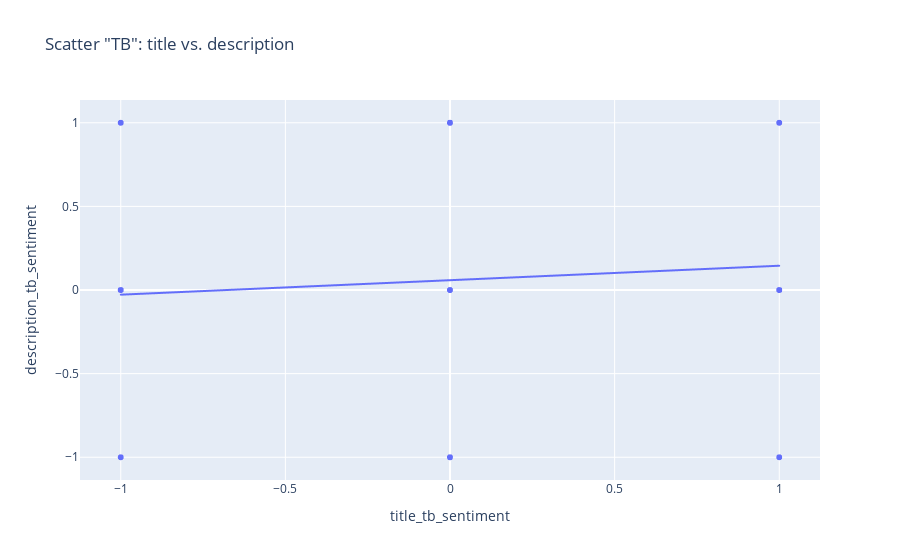
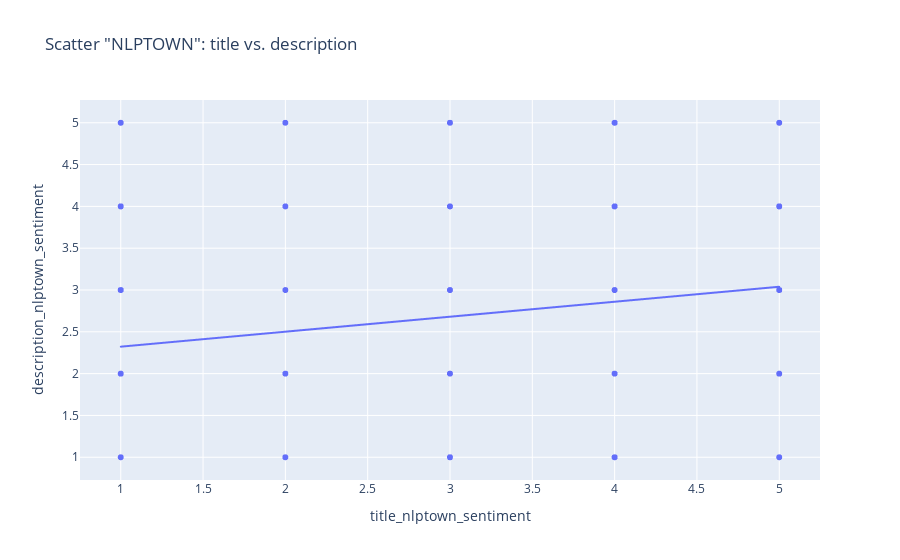
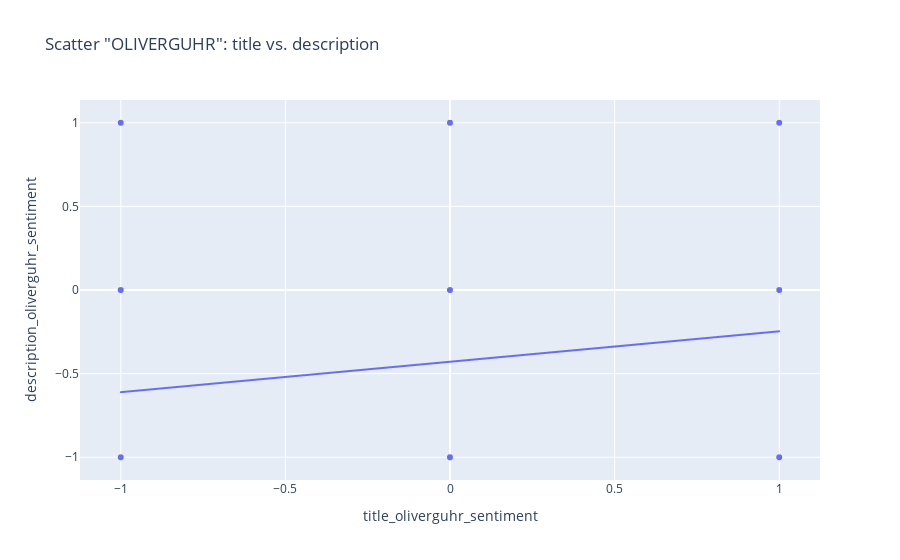
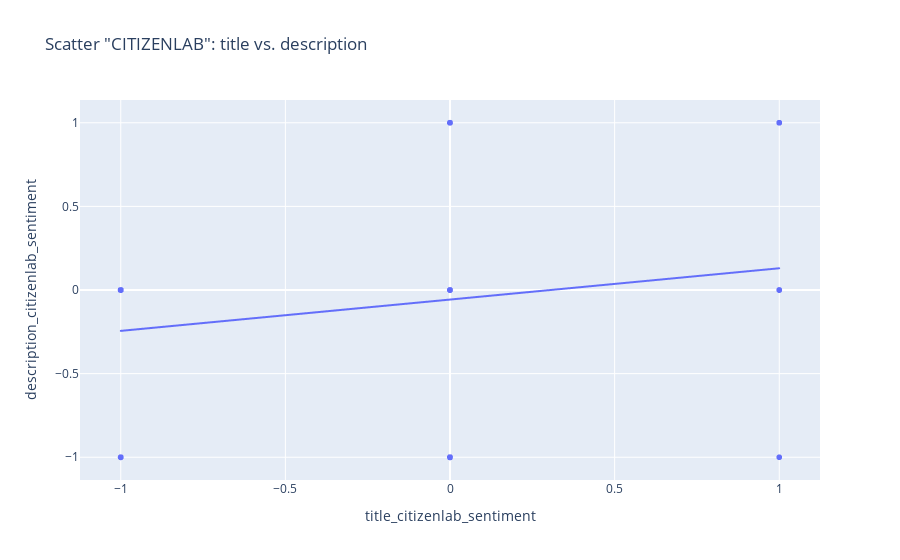

Notebook code for these charts, in order:
### Markdown cell above
## Scores correlation

### Code cell
for model_name in ['tb','nlptown','oliverguhr','citizenlab','marianna13']:
    var_x = "title"
    var_y = "description"
    px.scatter(data, 
                x=f"{var_x}_{model_name}_sentiment", 
                y=f"{var_y}_{model_name}_sentiment", 
                title=f'Scatter "{model_name.upper()}": {var_x} vs. {var_y}',
                trendline="ols").show()

### Figure 1 — Plotly figure (JSON) as saved in the notebook; plotly's stock layout.template omitted (floating-point values rounded to 4 significant figures; data arrays with more than 128 entries replaced by an {"elided": "..."} marker saying what was removed)
{"data": [{"hovertemplate": "title_tb_sentiment=%{x}<br>description_tb_sentiment=%{y}<extra></extra>", "legendgroup": "", "marker": {"color": "#636efa", "symbol": "circle"}, "mode": "markers", "name": "", "showlegend": false, "type": "scattergl", "x": {"elided": "2680 int values"}, "xaxis": "x", "y": {"elided": "2680 int values"}, "yaxis": "y"}, {"hovertemplate": "<b>OLS trendline</b><br>description_tb_sentiment = 0.0865739 * title_tb_sentiment + 0.0585676<br>R<sup>2</sup>=0.005677<br><br>title_tb_sentiment=%{x}<br>description_tb_sentiment=%{y} <b>(trend)</b><extra></extra>", "legendgroup": "", "marker": {"color": "#636efa", "symbol": "circle"}, "mode": "lines", "name": "", "showlegend": false, "type": "scattergl", "x": {"elided": "2680 int values"}, "xaxis": "x", "y": {"elided": "2680 float values"}, "yaxis": "y"}], "layout": {"legend": {"tracegroupgap": 0}, "title": {"text": "Scatter \"TB\": title vs. description"}, "xaxis": {"anchor": "y", "domain": [0, 1], "title": {"text": "title_tb_sentiment"}}, "yaxis": {"anchor": "x", "domain": [0, 1], "title": {"text": "description_tb_sentiment"}}}}

### Figure 2 — Plotly figure (JSON) as saved in the notebook; plotly's stock layout.template omitted (floating-point values rounded to 4 significant figures; data arrays with more than 128 entries replaced by an {"elided": "..."} marker saying what was removed)
{"data": [{"hovertemplate": "title_nlptown_sentiment=%{x}<br>description_nlptown_sentiment=%{y}<extra></extra>", "legendgroup": "", "marker": {"color": "#636efa", "symbol": "circle"}, "mode": "markers", "name": "", "showlegend": false, "type": "scattergl", "x": {"elided": "2680 int values"}, "xaxis": "x", "y": {"elided": "2680 int values"}, "yaxis": "y"}, {"hovertemplate": "<b>OLS trendline</b><br>description_nlptown_sentiment = 0.179138 * title_nlptown_sentiment + 2.1431<br>R<sup>2</sup>=0.037442<br><br>title_nlptown_sentiment=%{x}<br>description_nlptown_sentiment=%{y} <b>(trend)</b><extra></extra>", "legendgroup": "", "marker": {"color": "#636efa", "symbol": "circle"}, "mode": "lines", "name": "", "showlegend": false, "type": "scattergl", "x": {"elided": "2680 int values"}, "xaxis": "x", "y": {"elided": "2680 float values"}, "yaxis": "y"}], "layout": {"legend": {"tracegroupgap": 0}, "title": {"text": "Scatter \"NLPTOWN\": title vs. description"}, "xaxis": {"anchor": "y", "domain": [0, 1], "title": {"text": "title_nlptown_sentiment"}}, "yaxis": {"anchor": "x", "domain": [0, 1], "title": {"text": "description_nlptown_sentiment"}}}}

### Figure 3 — Plotly figure (JSON) as saved in the notebook; plotly's stock layout.template omitted (floating-point values rounded to 4 significant figures; data arrays with more than 128 entries replaced by an {"elided": "..."} marker saying what was removed)
{"data": [{"hovertemplate": "title_oliverguhr_sentiment=%{x}<br>description_oliverguhr_sentiment=%{y}<extra></extra>", "legendgroup": "", "marker": {"color": "#636efa", "symbol": "circle"}, "mode": "markers", "name": "", "showlegend": false, "type": "scattergl", "x": {"elided": "2680 int values"}, "xaxis": "x", "y": {"elided": "2680 int values"}, "yaxis": "y"}, {"hovertemplate": "<b>OLS trendline</b><br>description_oliverguhr_sentiment = 0.181938 * title_oliverguhr_sentiment + -0.428985<br>R<sup>2</sup>=0.030294<br><br>title_oliverguhr_sentiment=%{x}<br>description_oliverguhr_sentiment=%{y} <b>(trend)</b><extra></extra>", "legendgroup": "", "marker": {"color": "#636efa", "symbol": "circle"}, "mode": "lines", "name": "", "showlegend": false, "type": "scattergl", "x": {"elided": "2680 int values"}, "xaxis": "x", "y": {"elided": "2680 float values"}, "yaxis": "y"}], "layout": {"legend": {"tracegroupgap": 0}, "title": {"text": "Scatter \"OLIVERGUHR\": title vs. description"}, "xaxis": {"anchor": "y", "domain": [0, 1], "title": {"text": "title_oliverguhr_sentiment"}}, "yaxis": {"anchor": "x", "domain": [0, 1], "title": {"text": "description_oliverguhr_sentiment"}}}}

### Figure 4 — Plotly figure (JSON) as saved in the notebook; plotly's stock layout.template omitted (floating-point values rounded to 4 significant figures; data arrays with more than 128 entries replaced by an {"elided": "..."} marker saying what was removed)
{"data": [{"hovertemplate": "title_citizenlab_sentiment=%{x}<br>description_citizenlab_sentiment=%{y}<extra></extra>", "legendgroup": "", "marker": {"color": "#636efa", "symbol": "circle"}, "mode": "markers", "name": "", "showlegend": false, "type": "scattergl", "x": {"elided": "2680 int values"}, "xaxis": "x", "y": {"elided": "2680 int values"}, "yaxis": "y"}, {"hovertemplate": "<b>OLS trendline</b><br>description_citizenlab_sentiment = 0.187169 * title_citizenlab_sentiment + -0.0571991<br>R<sup>2</sup>=0.025211<br><br>title_citizenlab_sentiment=%{x}<br>description_citizenlab_sentiment=%{y} <b>(trend)</b><extra></extra>", "legendgroup": "", "marker": {"color": "#636efa", "symbol": "circle"}, "mode": "lines", "name": "", "showlegend": false, "type": "scattergl", "x": {"elided": "2680 int values"}, "xaxis": "x", "y": {"elided": "2680 float values"}, "yaxis": "y"}], "layout": {"legend": {"tracegroupgap": 0}, "title": {"text": "Scatter \"CITIZENLAB\": title vs. description"}, "xaxis": {"anchor": "y", "domain": [0, 1], "title": {"text": "title_citizenlab_sentiment"}}, "yaxis": {"anchor": "x", "domain": [0, 1], "title": {"text": "description_citizenlab_sentiment"}}}}
